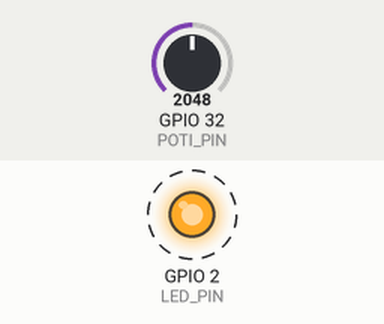
This sketch was run on a simulated ESP32. On the bench: output pins drawn as LEDs (lit = HIGH). Dashed ring = blinking. The inputs (shaded band) are chosen by the test bench; at power-on: GPIO 32 (POTI_PIN) = 2048. What the sketch prints to the serial monitor is not drawn.

Above: at 0.5 s.
Timing chart, 0 to 4.6 s (numbered marks = the images above):
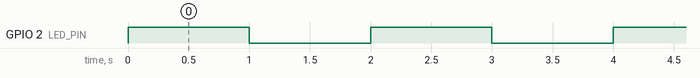

Measured:
- by itself, GPIO 2 (LED_PIN): alternates HIGH for 1.0 s and LOW for 1.0 s

The sketch:

multithreading.ino
```cpp
/////////////////////////////////////////////////////////////////////////////////////////////////////////////////
// 1_3_ESP32 multithreading:
// Use ESP32 dual-core for parallel processing.
// Execute two separate tasks for LED control and sensor reading simultaneously.
//
// hands on:
//    - Change the delays and observe that this has no effect on the other task
/////////////////////////////////////////////////////////////////////////////////////////////////////////////////


// Include necessary libraries:
// Multithreading:
#include "freertos/FreeRTOS.h"
#include "freertos/task.h"


// Defines the GPIO pin number in the code.
const int LED_PIN = 2;
const int POTI_PIN = 32;


// setup() starts automatically as soon as the ESP32 is powered.
void setup() {
  // start the Serial Monitor with Baudrate: 115200 bits per second
  Serial.begin(115200);
  // Sets the respective GPIO pin mode: Input = receive values, Output = send values.
  pinMode(LED_PIN, OUTPUT);
  pinMode(POTI_PIN, INPUT);

  // Functions are distributed to the cores so that they can be executed simultaneously:
  // loopLEDTask on ESP32 Core 0
  // loopPotiTask on ESP32 Core 1
  xTaskCreatePinnedToCore(loopLEDTask, "LED", 2048, NULL, 1, NULL, 0); // 0 = core 0
  xTaskCreatePinnedToCore(loopPotiTask, "Poti", 2048, NULL, 1, NULL, 1); // 1 = core 1
}


// loop() is empty in this case (but must remain in the code for syntax reasons)
// loop() is 'replaced' in this case by two loops on one ESP32 core each
void loop() {}


// loop to core 0 (for LED blinking)
void loopLEDTask(void *) {

  // loop as long as true is true: so infinitely long (even in times of fake news, lol). like the standard loop()
  while(true) {

    // LED_PIN: always change the output value to the opposite (!x) of the current output value (LED goes on and off)
    digitalWrite(LED_PIN, !digitalRead(LED_PIN));

    // wait 1000 milliseconds
    delay(1000);
  }
}


// loop on core 1 (for potentiometer)
void loopPotiTask(void *) {

  // loop as long as true is true: so infinitely long (even in times of fake news, lol). like the standard loop()
  while(true) {

    // POTI_PIN: show the measured analog potetiometer value in the serial monitor
    Serial.println(analogRead(POTI_PIN));

    // wait 10 milliseconds
    delay(10);
  }
}
```
